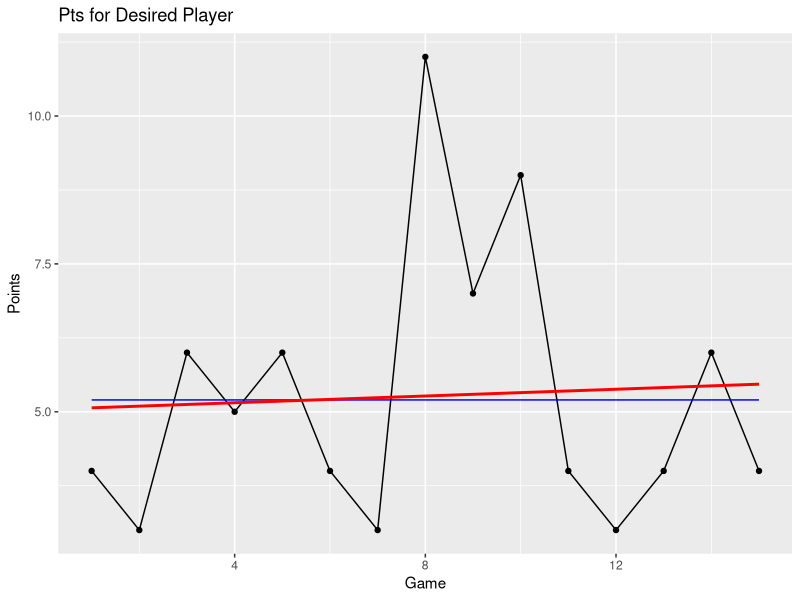

Write R code to recreate this figure.
## ---- chunk 1
#Read in data and find running average of each category

#Final Average can be found by looking at the last game for each player

library(readxl)
library(dplyr)
nba <- read_excel("NBA DATA.xlsx")
nba <- nba %>%
  slice(-c(141,242,263)) #Removing Missed Games
nba <- na.omit(nba)
nba$Pts <- as.numeric(nba$Pts)
nba$Reb <- as.numeric(nba$Reb)
nba$Assists <- as.numeric(nba$Assists)
nba$`3PM` <- as.numeric(nba$`3PM`)

nba <- nba %>%
  group_by(Player) %>%
  mutate(
    Running_Avg_Pts = cumsum(Pts) / row_number(),
    Running_Avg_Reb = cumsum(Reb) / row_number(),
    Running_Avg_Assists = cumsum(Assists) / row_number(),
    Running_Avg_3PM = cumsum(`3PM`) / row_number()
  )
## ---- chunk 2
#Create indicators for each player

DW <- nba %>%
  filter(Player == "Derrick White")
LD <- nba %>%
  filter(Player == "Luka Doncic")
AE <- nba %>%
  filter(Player == "Anthony Edwards")
JB <- nba %>%
  filter(Player == "Jaylen Brown")
PJ <- nba %>%
  filter(Player == "PJ Washington")
DL <- nba %>%
  filter(Player == "Dereck Lively")
DG <- nba %>%
  filter(Player == "Daniel Gafford")
MC <- nba %>%
  filter(Player == "Mike Conley")
RG <- nba %>%
  filter(Player == "Rudy Gobert")
JG <- nba %>%
  filter(Player == "Josh Green")
JH <- nba %>%
  filter(Player == "Jrue Holiday")
KT <- nba %>%
  filter(Player == "KAT")
JM <- nba %>%
  filter(Player == "Jaden McDaniels")
JT <- nba %>%
  filter(Player == "Jayson Tatum")
KI <- nba %>%
  filter(Player == "Kyrie Irving")
## ---- chunk 3
#Show graphical analysis of each player with the respected stat line you wish 

library(ggplot2)
ggplot(KI, aes(x = KI$`Total Game`, y = Assists)) + #Use the indicator markers for player for the first argument after ggplot( and also after the x = 
  geom_line() +
  geom_point() +
  geom_line(aes(y = KI$RegSeasonAPG),color = "blue")+
  geom_smooth(method = "lm", se = FALSE, color = "red")+
  labs(title = "Pts for Desired Player", #Here you would insert the players name as well after "for" and the respective stat line you modeled
       x = "Game",
       y = "Points")
## ---- chunk 4
#Confidence interval for desired player and the stat line wished upon

t.test(MC$Reb, conf.level = 0.30)$conf.int
## ---- chunk 5
#Finding the percentage of how many times a player has done this kind of stat line in the playoffs

bet1 <- (sum(AE$Assists < 8.5 ) / nrow(AE))
bet2 <- (sum(JM$Reb > 2.5 ) / nrow(JM))
bet3 <- (sum(LD$Reb > 6.5 ) / nrow(LD))
bet4 <- (sum(MC$Reb > 1.5 ) / nrow(MC))
bet5 <- (sum(KI$Assists < 6.5 ) / nrow(KI))
bet6 <- (sum(LD$Pts >= 20 ) / nrow(LD))
bet7 <- (sum(JG$Assists < 1.5 ) / nrow(JG))
bet1
bet2
bet3
bet4
bet5
bet6
bet7
## ---- chunk 6
#Percentage change of hitting bet (Take all percentages above and add it to the numbers )

parlay_percent <- (bet1 * bet2 * bet3 * bet4 * bet5 * bet6 * bet7)
parlay_percent
## ---- chunk 7
#Calculate odds for the total parlay based on number of legs that you have

parlay_odds <- function(stake, ...) {
  odds_vals <- list(...)
  n_odds <- length(odds_vals)
  dec_odds <- numeric(n_odds)
  
#Conversions
  for (i in seq_along(odds_vals)) {
    if (odds_vals[[i]] < 0) {
      dec_odds[i] <- (abs(odds_vals[[i]]) + 100) / abs(odds_vals[[i]])
    } else {
      dec_odds[i] <- 1 + (odds_vals[[i]] / 100)
    }
  }
  
#Total odds for parlay
  tot_dec_odds <- prod(dec_odds)
  
#Payout to Bettor
  potential_payout <- (bet_size * tot_dec_odds) + bet_size
  
  return(list(total_decimal_odds = tot_dec_odds, potential_payout = potential_payout))
}

#This is where you would put in your data. Bet size is your bet size. The numbers afterwards are DraftKings calculations for how much you would win. Therefore, there will be no need for odds input above.

bet_size <- 10

#Right here is where you put all odds below after bet_size.
result <- parlay_odds(bet_size, -525,-102,-180,-166)

total_decimal_odds <- result$total_decimal_odds
potential_payout <- result$potential_payout

#Here are the outputs. First number will be the total odds of a bet. The second number will be how much the payout will be in total if you were to win.
print(total_decimal_odds)
print(potential_payout)
